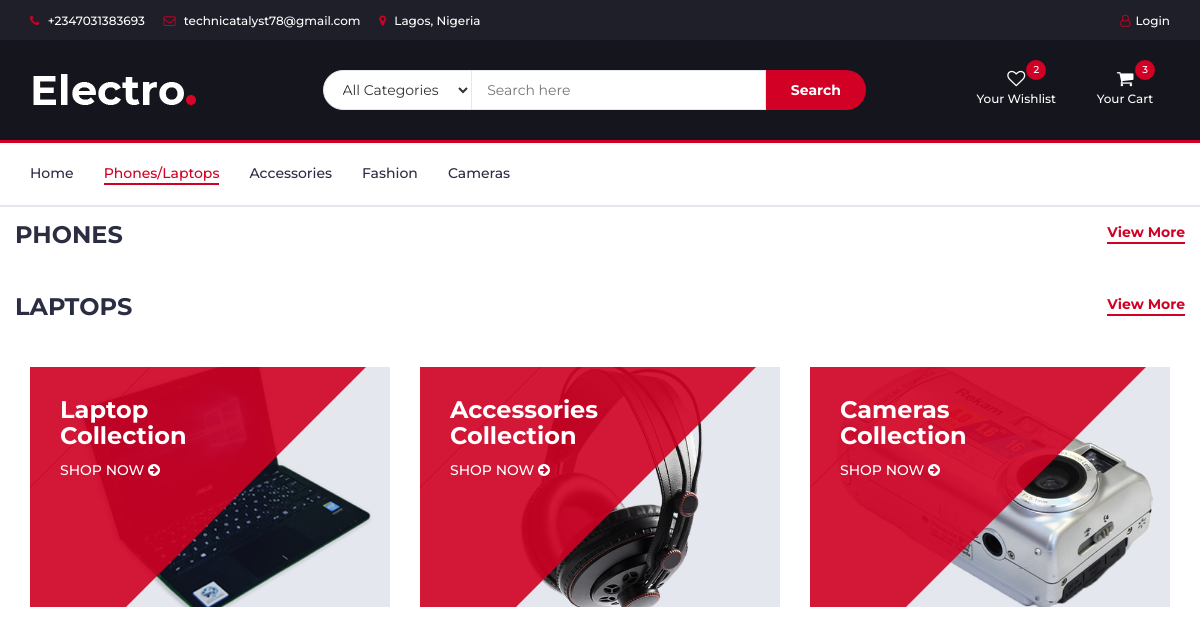
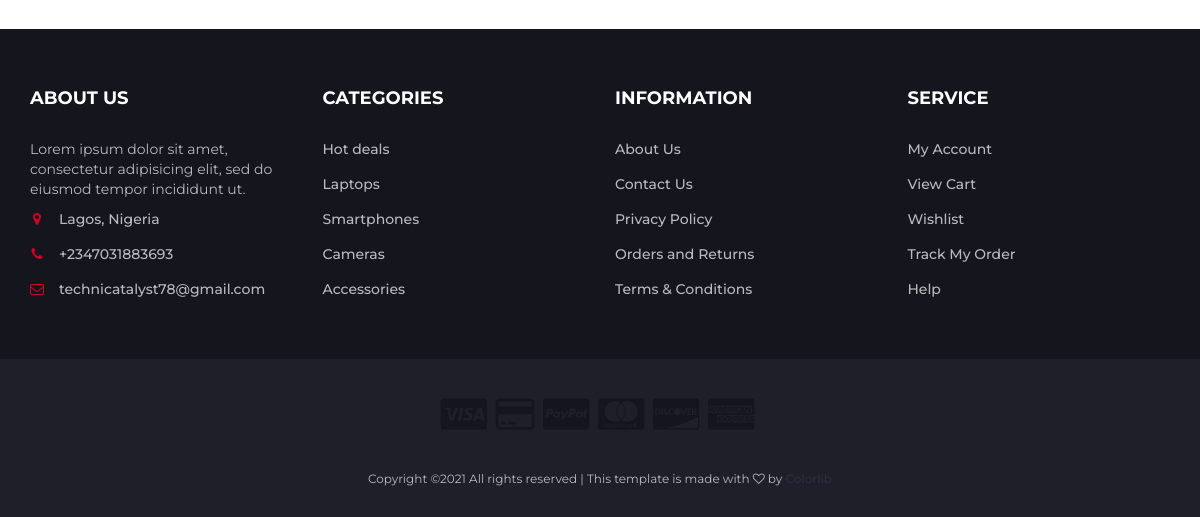
The page /phones/ on the database as committed earlier (2 pictures, top to bottom).
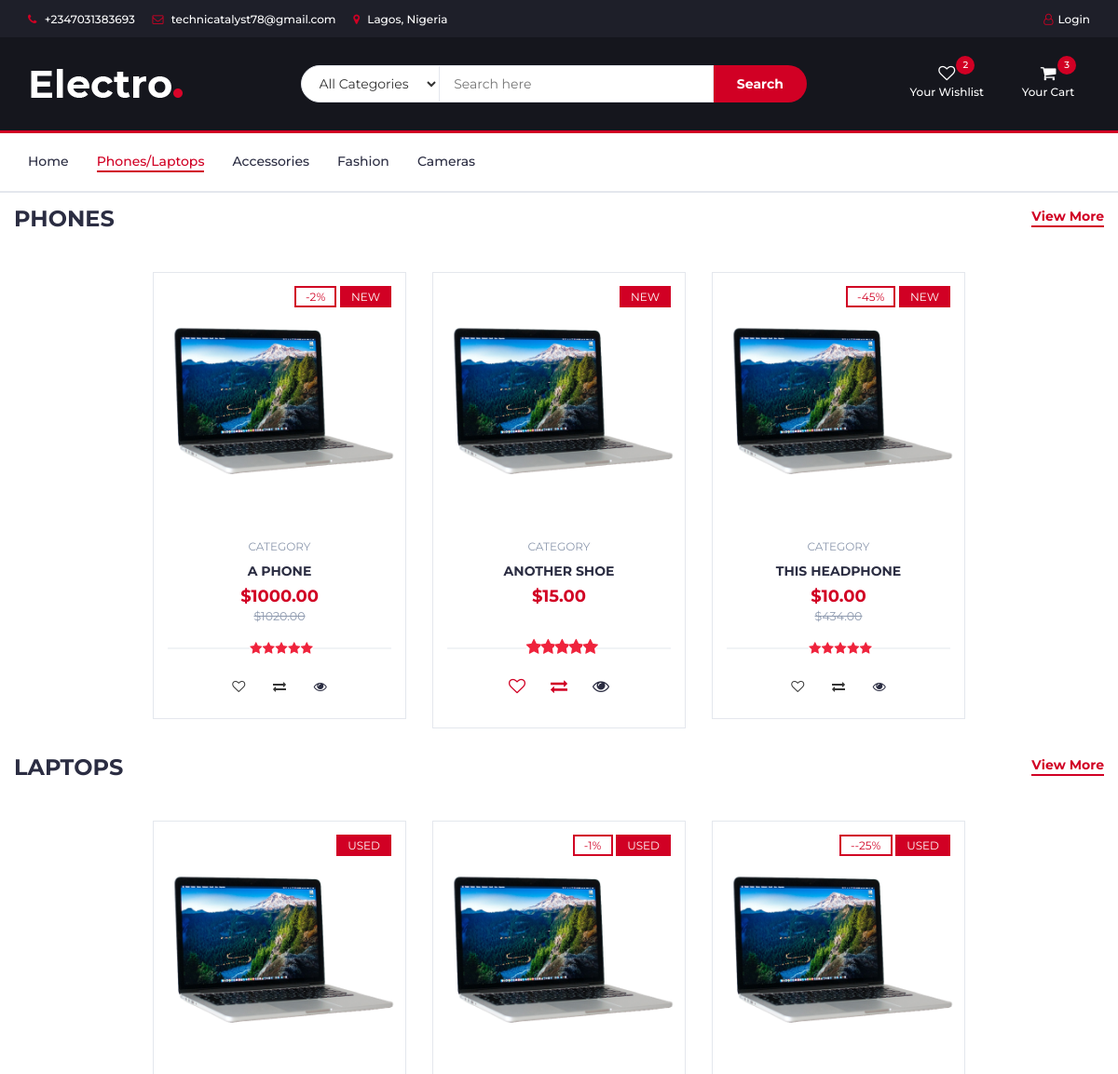
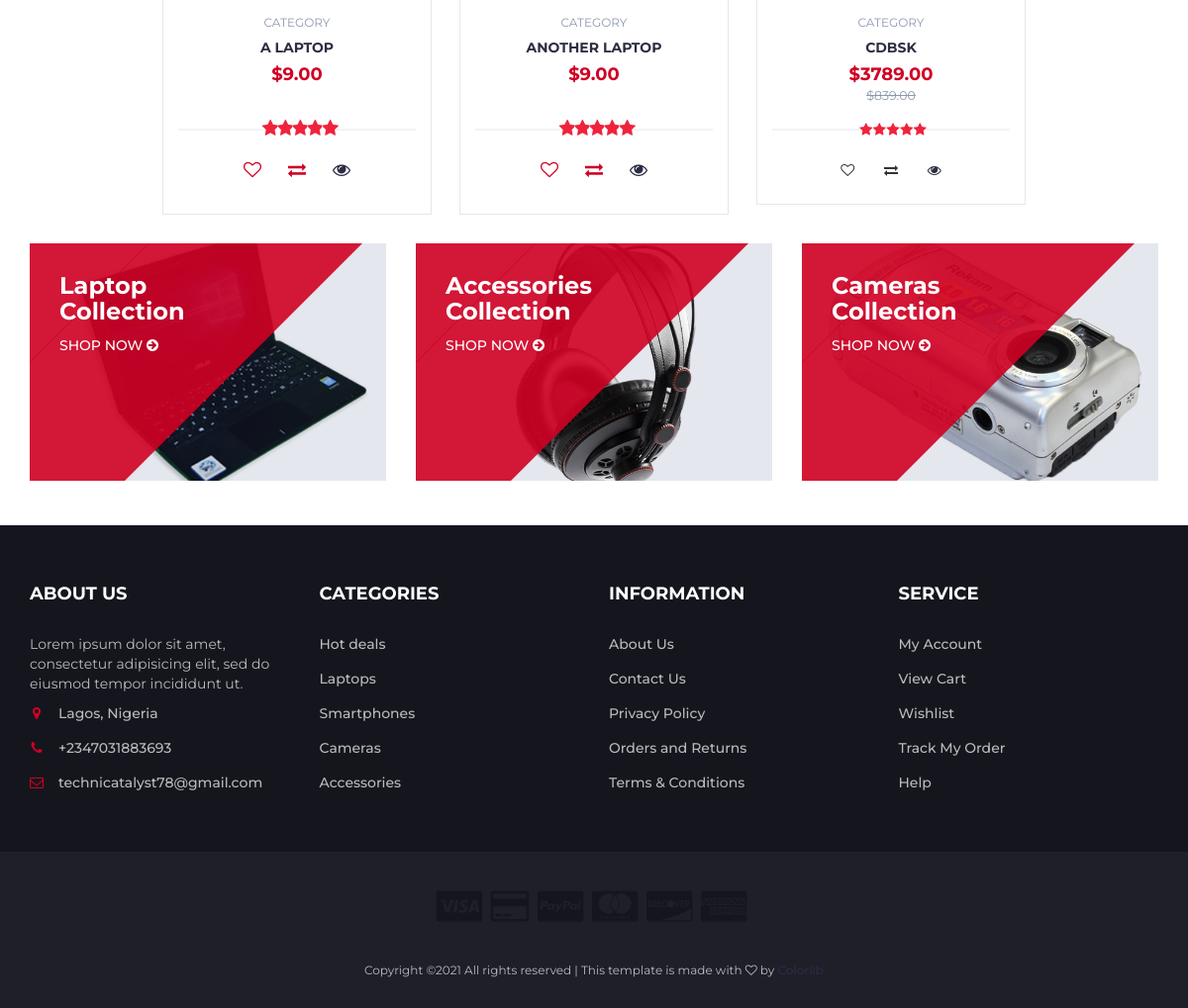
The same page on the database as committed later (2 pictures, top to bottom).
### app/models.py (models this page shows, shortened)
class Items(models.Model):
    class types(models.IntegerChoices):
        phones = 1
        laptops = 2
        batteries = 3
        chargers = 4
        headphones = 5
    name = models.CharField(max_length=50)
    category = models.IntegerField(choices=types.choices,default=1)
    price = models.PositiveIntegerField()
    discount = models.IntegerField(blank=True,null=True)
    original_price = models.FloatField(null=True,blank=True)
    new_device = models.BooleanField(default=False)
    class Meta:
        verbose_name_plural = 'Items'

### app/views.py (the view)
# urls.py: path('phones/',phones,name='phones'),
def phones(request):
    phones = Items.objects.filter(category__in = '1')
    laptops = Items.objects.filter(category__in = '2')
    context = {'phones':phones,'laptops':laptops}
    return render(request,'phones.html',context)

### templates/phones.html (shortened to what this page needs)
{% extends 'main.html' %}
{% block content %}
{% load static %}
		<nav id="navigation">
			<div class="container">
				<div id="responsive-nav">
					<ul class="main-nav nav navbar-nav">
						<li><a href="{% url 'index' %}">Home</a></li>
						<li class="active"><a href="#">Phones/Laptops</a></li>
						<li><a href="{% url 'accessories' %}">Accessories</a></li>
                        <li><a href="#">Fashion</a></li>
						<li><a href="#">Cameras</a></li>
					</ul>
				</div>
			</div>
		</nav>
					<div class="col-md-12">
						<div class="section-title">
							<h3 class="title">Phones</h3>
							<div class="section-nav">
                            <ul class="section-tab-nav tab-nav">
									<li class="active"><a href="#">View More</a></li>
								</ul>
							</div>
						</div>
					</div>
					<div class="col-md-12">
						<div class="row">
							<div class="products-tabs">
								<div id="tab1" class="tab-pane active">
									<div class="products-slick" data-nav="#slick-nav-1">
										{% for item in phones %}
										<div class="product">
											<div class="product-img">
												<img src="{% static './img/product01.png' %}" alt="">
												<div class="product-label">
                                                    {% if item.discount == None %}
                                                    {% else %}
                                                    <span class="sale">-{{item.discount}}%</span>
                                                    {% endif %}
													{% if item.new_device == True %}
                                                    <span class="new">NEW</span>
                                                    {% elif item.new_device == False%}
                                                    <span class="new">USED</span>
                                                    {% endif %}
												</div>
											</div>
											<div class="product-body">
												<p class="product-category">Category</p>
												<h3 class="product-name"><a href="#">{{item.name}}</a></h3>
												<h4 class="product-price">${{item.price|floatformat:2}} <br>
												{% if item.original_price == None %}
												<br>
												{% else %}
												<del class="product-old-price">${{item.original_price|floatformat:2}}</del></h4>
												{% endif %}
												<div class="product-rating">
													<i class="fa fa-star"></i>
													<i class="fa fa-star"></i>
													<i class="fa fa-star"></i>
													<i class="fa fa-star"></i>
													<i class="fa fa-star"></i>
												</div>
												<div class="product-btns">
													<button class="add-to-wishlist"><i class="fa fa-heart-o"></i><span class="tooltipp">add to wishlist</span></button>
													<button class="add-to-compare"><i class="fa fa-exchange"></i><span class="tooltipp">add to compare</span></button>
													<button class="quick-view">
                                                        <a href="{% url 'detail' item.id %}">
                                                            <i class="fa fa-eye"></i>
                                                        </a>
                                                    </button>
												</div>
											</div>
											<div class="add-to-cart">
												<button class="add-to-cart-btn"> add to cart</button>
											</div>
										</div>
                                        {% endfor %}
									</div>
								</div>
							</div>
						</div>
					</div>
					<div class="col-md-12">
						<div class="section-title">
							<h3 class="title">Laptops</h3>
							<div class="section-nav">
                            <ul class="section-tab-nav tab-nav">
									<li class="active"><a data-toggle="tab" href="#tab1">View More</a></li>
								</ul>
							</div>
						</div>
					</div>
					<div class="col-md-12">
						<div class="row">
							<div class="products-tabs">
								<div id="tab1" class="tab-pane active">
									<div class="products-slick" data-nav="#slick-nav-1">
										{% for item in laptops %}
										<div class="product">
											<div class="product-img">
												<img src="{% static './img/product01.png' %}" alt="">
												<div class="product-label">
													{% if item.discount == None %}
													{% else %}
													<span class="sale">-{{item.discount}}%</span>
													{% endif %}
													{% if item.new_device == True %}
                                                    <span class="new">NEW</span>
                                                    {% elif item.new_device == False%}
                                                    <span class="new">USED</span>
                                                    {% endif %}
												</div>
											</div>
											<div class="product-body">
												<p class="product-category">Category</p>
												<h3 class="product-name"><a href="#">{{item.name}}</a></h3>
												<h4 class="product-price">${{item.price|floatformat:2}} <br>
												{% if item.original_price == None %}
												<br>
												{% else %}
												<del class="product-old-price">${{item.original_price|floatformat:2}}</del></h4>
												{% endif %}
												<div class="product-rating">
													<i class="fa fa-star"></i>
													<i class="fa fa-star"></i>
													<i class="fa fa-star"></i>
													<i class="fa fa-star"></i>
													<i class="fa fa-star"></i>
												</div>
												<div class="product-btns">
													<button class="add-to-wishlist"><i class="fa fa-heart-o"></i><span class="tooltipp">add to wishlist</span></button>
													<button class="add-to-compare"><i class="fa fa-exchange"></i><span class="tooltipp">add to compare</span></button>
													<button class="quick-view">
                                                        <a href="#">
                                                            <i class="fa fa-eye"></i>
                                                        </a>
                                                    </button>
												</div>
											</div>
											<div class="add-to-cart">
												<button class="add-to-cart-btn">add to cart</button>
											</div>
										</div>
                                        {% endfor %}
									</div>
								</div>
							</div>
						</div>
					</div>
		<div class="section">
			<div class="container">
				<div class="row">
					<div class="col-md-4 col-xs-6">
						<div class="shop">
							<div class="shop-img">
								<img src="{% static './img/shop01.png' %}" alt="">
							</div>
							<div class="shop-body">
								<h3>Laptop<br>Collection</h3>
								<a href="{% url 'phones' %}" class="cta-btn">Shop now <i class="fa fa-arrow-circle-right"></i></a>
							</div>
						</div>
					</div>
					<div class="col-md-4 col-xs-6">
						<div class="shop">
							<div class="shop-img">
								<img src="{% static './img/shop03.png' %}" alt="">
							</div>
							<div class="shop-body">
								<h3>Accessories<br>Collection</h3>
								<a href="{% url 'accessories' %}" class="cta-btn">Shop now <i class="fa fa-arrow-circle-right"></i></a>
							</div>
						</div>
					</div>
					<div class="col-md-4 col-xs-6">
						<div class="shop">
							<div class="shop-img">
								<img src="{% static './img/shop02.png' %}" alt="">
							</div>
							<div class="shop-body">
								<h3>Cameras<br>Collection</h3>
								<a href="#" class="cta-btn">Shop now <i class="fa fa-arrow-circle-right"></i></a>
							</div>
						</div>
					</div>
				</div>
			</div>
		</div>
{% endblock content %}

### templates/main.html (shortened to what this page needs)
<!DOCTYPE html>
<html lang="en">
	<head>
	    {% load static %}
		<link type="text/css" rel="stylesheet" href="{% static 'css/bootstrap.min.css' %}"/>
		<link type="text/css" rel="stylesheet" href="{% static 'css/slick.css' %}"/>
		<link type="text/css" rel="stylesheet" href="{% static 'css/slick-theme.css' %}"/>
		<link type="text/css" rel="stylesheet" href="{% static 'css/nouislider.min.css' %}"/>
		<link rel="stylesheet" href="{% static 'css/font-awesome.min.css' %}">
		<link type="text/css" rel="stylesheet" href="{% static 'css/style.css' %}"/>
    </head>
    <body>
		<header>
			<div id="top-header">
				<div class="container">
					<ul class="header-links pull-left">
						<li><a href="#"><i class="fa fa-phone"></i> +2347031383693</a></li>
						<li><a href="#"><i class="fa fa-envelope-o"></i> technicatalyst78@gmail.com</a></li>
						<li><a href="#"><i class="fa fa-map-marker"></i> Lagos, Nigeria</a></li>
					</ul>
					<ul class="header-links pull-right">
                        {% if user.is_authenticated == True %}
						<li><a href="#"><i class="fa fa-dollar"></i> USD</a></li>
                        <li><a href="{% url 'logout' %}"><i class="fa fa-user-o"></i>Hello, {{request.user}}</a></li>
                        {% elif user.is_authenticated == False%}
                        <li><a href="{% url 'login' %}"><i class="fa fa-user-o"></i>Login</a></li>
                        {% endif %}
					</ul>
				</div>
			</div>
			<div id="header">
				<div class="container">
					<div class="row">
						<div class="col-md-3">
							<div class="header-logo">
								<a href="{% url 'index' %}" class="logo">
									<img src="{% static './img/logo.png' %}" alt="">
								</a>
							</div>
						</div>
						<div class="col-md-6">
							<div class="header-search">
								<form>
									<select class="input-select">
										<option value="0">All Categories</option>
									</select>
									<input class="input" placeholder="Search here">
									<button class="search-btn">Search</button>
								</form>
							</div>
						</div>
						<div class="col-md-3 clearfix">
							<div class="header-ctn">
								<div>
									<a href="#">
										<i class="fa fa-heart-o"></i>
										<span>Your Wishlist</span>
										<div class="qty">2</div>
									</a>
								</div>
								<div class="dropdown">
									<a class="dropdown-toggle" data-toggle="dropdown" aria-expanded="true">
										<i class="fa fa-shopping-cart"></i>
										<span>Your Cart</span>
										<div class="qty">3</div>
									</a>
								</div>
							</div>
						</div>
					</div>
				</div>
			</div>
		</header>
        {% block content %}
        {% endblock content %}
        <footer id="footer">
			<div class="section">
				<div class="container">
					<div class="row">
						<div class="col-md-3 col-xs-6">
							<div class="footer">
								<h3 class="footer-title">About Us</h3>
								<p>Lorem ipsum dolor sit amet, consectetur adipisicing elit, sed do eiusmod tempor incididunt ut.</p>
								<ul class="footer-links">
									<li><a href="#"><i class="fa fa-map-marker"></i>Lagos, Nigeria</a></li>
									<li><a href="#"><i class="fa fa-phone"></i>+2347031883693</a></li>
									<li><a href="mailto:technicatalyst78@gmail.com"><i class="fa fa-envelope-o"></i>technicatalyst78@gmail.com</a></li>
								</ul>
							</div>
						</div>
						<div class="col-md-3 col-xs-6">
							<div class="footer">
								<h3 class="footer-title">Categories</h3>
								<ul class="footer-links">
									<li><a href="#">Hot deals</a></li>
									<li><a href="#">Laptops</a></li>
									<li><a href="#">Smartphones</a></li>
									<li><a href="#">Cameras</a></li>
									<li><a href="{% url 'accessories' %}">Accessories</a></li>
								</ul>
							</div>
						</div>
						<div class="col-md-3 col-xs-6">
							<div class="footer">
								<h3 class="footer-title">Information</h3>
								<ul class="footer-links">
									<li><a href="#">About Us</a></li>
									<li><a href="#">Contact Us</a></li>
									<li><a href="#">Privacy Policy</a></li>
									<li><a href="#">Orders and Returns</a></li>
									<li><a href="#">Terms & Conditions</a></li>
								</ul>
							</div>
						</div>
						<div class="col-md-3 col-xs-6">
							<div class="footer">
								<h3 class="footer-title">Service</h3>
								<ul class="footer-links">
									<li><a href="{% url 'profile' %}">My Account</a></li>
									<li><a href="#">View Cart</a></li>
									<li><a href="#">Wishlist</a></li>
									<li><a href="#">Track My Order</a></li>
									<li><a href="#">Help</a></li>
								</ul>
							</div>
						</div>
					</div>
				</div>
			</div>
			<div id="bottom-footer" class="section">
				<div class="container">
					<div class="row">
						<div class="col-md-12 text-center">
							<ul class="footer-payments">
								<li><a href="#"><i class="fa fa-cc-visa"></i></a></li>
								<li><a href="#"><i class="fa fa-credit-card"></i></a></li>
								<li><a href="#"><i class="fa fa-cc-paypal"></i></a></li>
								<li><a href="#"><i class="fa fa-cc-mastercard"></i></a></li>
								<li><a href="#"><i class="fa fa-cc-discover"></i></a></li>
								<li><a href="#"><i class="fa fa-cc-amex"></i></a></li>
							</ul>
							<span class="copyright">
								Copyright &copy;<script>document.write(new Date().getFullYear());</script> All rights reserved | This template is made with <i class="fa fa-heart-o" aria-hidden="true"></i> by <a href="https://colorlib.com" target="_blank">Colorlib</a>
							</span>
						</div>
					</div>
				</div>
			</div>
		</footer>
	</body>
</html>

Rows that differ between the two databases and show on the page:
added Items: discount "2", new_device "NEW", name "A PHONE", price "1000.00", original_price "1020.00", shown under "PHONES"
added Items: new_device "NEW", name "ANOTHER SHOE", price "15.00", shown under "PHONES"
added Items: discount "45", new_device "NEW", name "THIS HEADPHONE", price "10.00", original_price "434.00", shown under "PHONES"
added Items: new_device "USED", name "A LAPTOP", price "9.00", shown under "LAPTOPS"
added Items: discount "1", new_device "USED", name "ANOTHER LAPTOP", price "9.00", shown under "LAPTOPS"
added Items: discount "-25", new_device "USED", name "CDBSK", price "3789.00", original_price "839.00", shown under "LAPTOPS"
